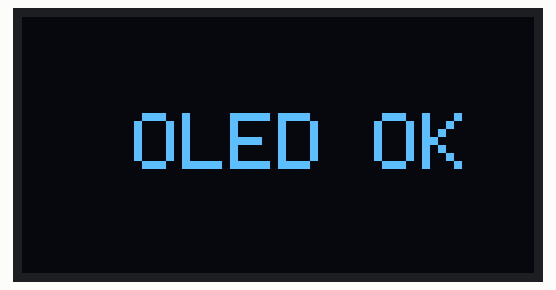
This sketch was run on a simulated ESP32. Shown: 128×64 one-colour display.

Above: at 0.1 s.

The sketch:

ssd1306_oled_with_esp32.ino
```cpp
#include <Wire.h>
#include <Adafruit_GFX.h>
#include <Adafruit_SSD1306.h>

Adafruit_SSD1306 display(128, 64, &Wire, -1);

void setup() {
  Wire.begin(21, 22);  // SDA, SCL

  display.begin(SSD1306_SWITCHCAPVCC, 0x3C);
  display.clearDisplay();

  display.setTextSize(2);
  display.setTextColor(SSD1306_WHITE);

  display.setCursor(28, 24);
  display.println("OLED OK");

  display.display();
}

void loop() {
}
```
